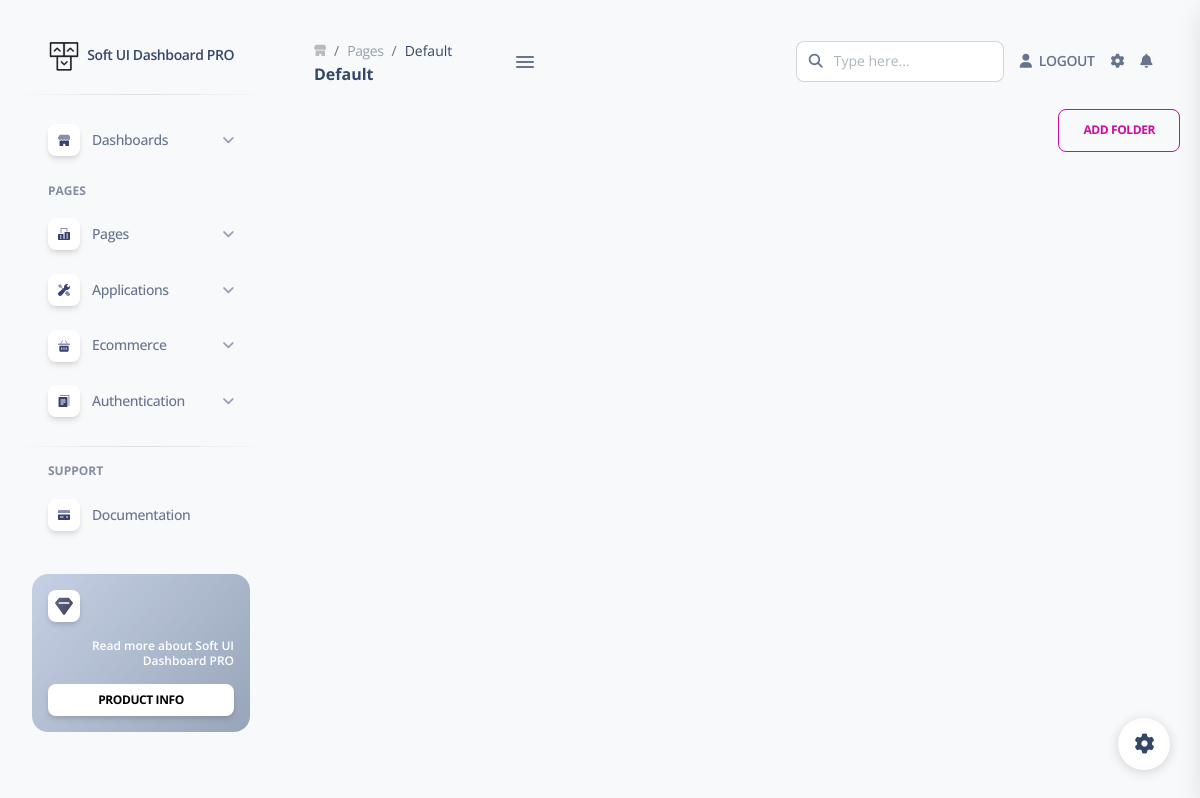
The app's page / (signed in), older data.
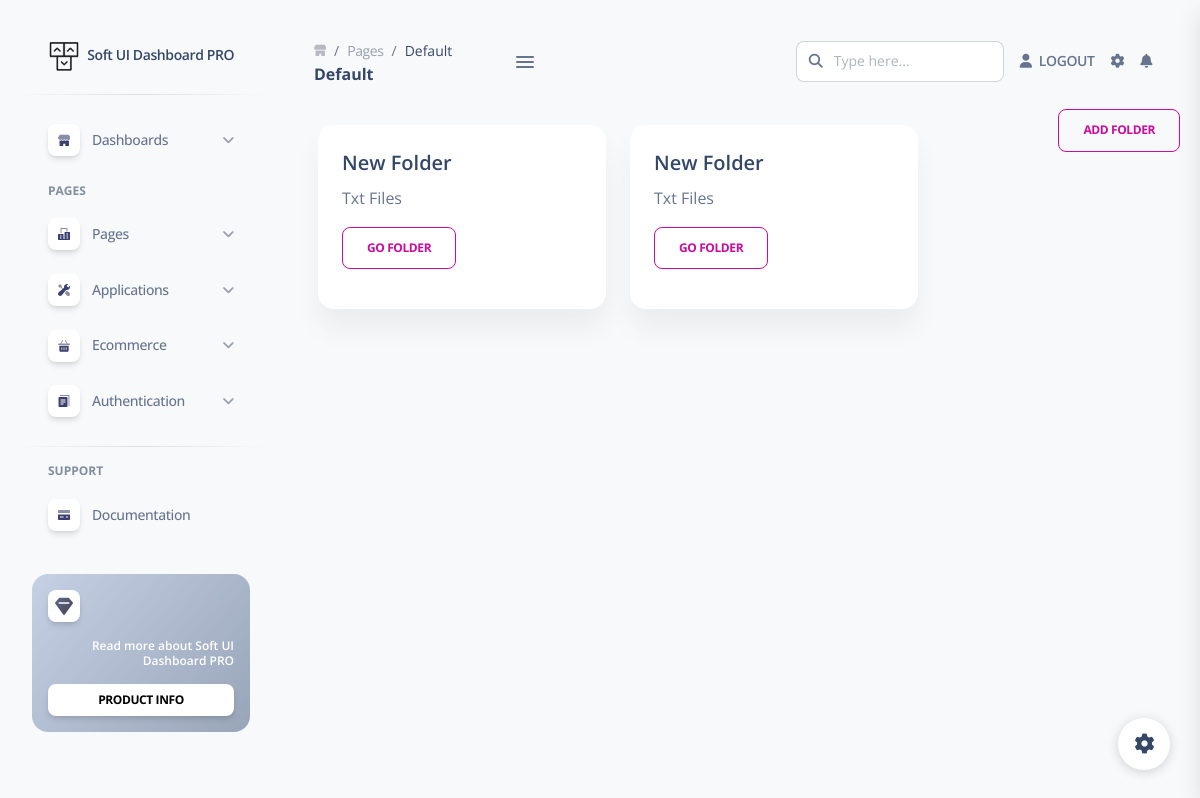
The same page, newer data.
### apps/home/models.py (models this page shows)
class Folder(models.Model):
    foldername = models.CharField(max_length=50)
    folderdesc = models.CharField(max_length=255)
    folderuser = models.ForeignKey(User,on_delete=models.CASCADE)

### apps/home/views.py (the view)
# urls.py: path('', views.index, name='home'),
@login_required(login_url="/login/")
def index(request):
    folder = Folder.objects.filter(folderuser=request.user)
    context = {'folder':folder}
    return render(request,'home/index.html',context)

### apps/templates/home/index.html (shortened to what this page needs)
{% extends 'layouts/base.html' %}
{% block body_class %} g-sidenav-show bg-gray-100 {% endblock %}
{% block content %}
<div style="display: flex; padding: 10px 20px; justify-content: space-between">
  <div class="">
    <div class="container py-3">
      <div class="row">
        {% for i in folder %}
        <div class="col-sm">
          <div class="card" style="width: 18rem">
            <div class="card-body">
              <h5 class="card-title">{{i.foldername}}</h5>
              <p class="card-text">{{i.folderdesc}}</p>
              <a href="{% url 'folder' i.id %}" class="btn btn-outline-primary"
                >Go Folder
              </a>
            </div>
          </div>
        </div>
        {% endfor %}
      </div>
    </div>
  </div>
  <div class="">
    <button
      type="button"
      class="btn btn-outline-primary"
      data-bs-toggle="modal"
      data-bs-target="#exampleModal"
    >
      Add Folder
    </button>
  </div>
</div>
{% endblock content %}

### apps/templates/layouts/base.html (shortened to what this page needs)
<!DOCTYPE html>
<html lang="en">
<head>
  <link href="/static/assets/css/nucleo-icons.css" rel="stylesheet" />
  <link href="/static/assets/css/nucleo-svg.css" rel="stylesheet" />
  <link href="/static/assets/css/nucleo-svg.css" rel="stylesheet" />
  <link id="pagestyle" href="/static/assets/css/soft-ui-dashboard.css?v=1.0.5" rel="stylesheet" />
</head>
<body class="{% block body_class %}{% endblock %}">
  {% include "includes/sidebar.html" %}
  <main class="main-content max-height-vh-100 h-100">
    {% include "includes/navigation.html" %}
    {% block content %}{% endblock content %}
  </main>
  {% include "includes/fixed-plugin.html" %}
</body>
</html>

### apps/templates/includes/sidebar.html (shortened to what this page needs)
  <aside class="sidenav navbar navbar-vertical navbar-expand-xs border-0 border-radius-xl my-3 fixed-start ms-3 " id="sidenav-main">
    <div class="sidenav-header">
      <a class="navbar-brand m-0" href="/">
        <img src="/static/assets/img/logo-ct-dark.png" class="navbar-brand-img h-100" alt="main_logo">
        <span class="ms-1 font-weight-bold">Soft UI Dashboard PRO</span>
      </a>
    </div>
    <hr class="horizontal dark mt-0">
    <div class="collapse navbar-collapse  w-auto h-auto h-100" id="sidenav-collapse-main">
      <ul class="navbar-nav">
        <li class="nav-item">
          <a data-bs-toggle="collapse" href="#dashboardsExamples"
             class="nav-link {% if active_menu == 'dashboard' %} active {% endif %}"
             aria-expanded="{% if active_menu == 'dashboard' %} true {% else %} false {% endif %}"
             aria-controls="dashboardsExamples" role="button">
            <div class="icon icon-shape icon-sm shadow border-radius-md bg-white text-center d-flex align-items-center justify-content-center  me-2">
            </div>
            <span class="nav-link-text ms-1">Dashboards</span>
          </a>
        </li>
        <li class="nav-item mt-3">
          <h6 class="ps-4  ms-2 text-uppercase text-xs font-weight-bolder opacity-6">PAGES</h6>
        </li>
        <li class="nav-item">
          <a data-bs-toggle="collapse" href="#pagesExamples"
            class="nav-link {% if active_menu == 'pages' %} active {% endif %}"
            aria-expanded="{% if active_menu == 'pages' %} true {% else %} false {% endif %}"
            aria-controls="pagesExamples" role="button">
            <div class="icon icon-shape icon-sm shadow border-radius-md bg-white text-center d-flex align-items-center justify-content-center  me-2">
            </div>
            <span class="nav-link-text ms-1">Pages</span>
          </a>
        </li>
        <li class="nav-item">
          <a data-bs-toggle="collapse" href="#applicationsExamples"
             class="nav-link {% if 'applications-' in segment %} active {% endif %}"
             aria-expanded="{% if 'applications-' in segment %} true {% else %} false {% endif %}"
             aria-controls="applicationsExamples" role="button">
            <div class="icon icon-shape icon-sm shadow border-radius-md bg-white text-center d-flex align-items-center justify-content-center  me-2">
            </div>
            <span class="nav-link-text ms-1">Applications</span>
          </a>
        </li>
        <li class="nav-item">
          <a data-bs-toggle="collapse" href="#ecommerceExamples"
             class="nav-link {% if 'ecommerce-' in segment %} active {% endif %}"
             aria-expanded="{% if 'ecommerce-' in segment %} true {% else %} false {% endif %}"
             aria-controls="ecommerceExamples" role="button">
            <div class="icon icon-shape icon-sm shadow border-radius-md bg-white text-center d-flex align-items-center justify-content-center  me-2">
            </div>
            <span class="nav-link-text ms-1">Ecommerce</span>
          </a>
        </li>
        <li class="nav-item">
          <a data-bs-toggle="collapse" href="#authExamples" class="nav-link " aria-controls="authExamples" role="button" aria-expanded="false">
            <div class="icon icon-shape icon-sm shadow border-radius-md bg-white text-center d-flex align-items-center justify-content-center  me-2">
            </div>
            <span class="nav-link-text ms-1">Authentication</span>
          </a>
        </li>
        <li class="nav-item">
          <hr class="horizontal dark" />
          <h6 class="ps-4  ms-2 text-uppercase text-xs font-weight-bolder opacity-6">Support</h6>
        </li>
        <li class="nav-item">
          <a class="nav-link" href="https://docs.appseed.us/products/django-dashboards/soft-ui-dashboard-pro"
             target="_blank">
            <div class="icon icon-shape icon-sm shadow border-radius-md bg-white text-center  me-2 d-flex align-items-center justify-content-center">
            </div>
            <span class="nav-link-text ms-1">Documentation</span>
          </a>
        </li>
      </ul>
    </div>
    <div class="sidenav-footer mx-3 mt-3 pt-3">
      <div class="card card-background shadow-none card-background-mask-secondary" id="sidenavCard">
        <div class="full-background" style="background-image: url('/static/assets/img/curved-images/white-curved.jpeg')"></div>
        <div class="card-body text-start p-3 w-100">
          <div class="icon icon-shape icon-sm bg-white shadow text-center mb-3 d-flex align-items-center justify-content-center border-radius-md">
            <i class="ni ni-diamond text-dark text-gradient text-lg top-0" aria-hidden="true" id="sidenavCardIcon"></i>
          </div>
          <div class="docs-info">
            <p class="text-xs font-weight-bold text-end">Read more about Soft UI Dashboard PRO</p>
            <a href="https://appseed.us/product/django-soft-ui-dashboard-pro"
               target="_blank" class="btn btn-white btn-sm w-100 mb-0">Product Info</a>
          </div>
        </div>
      </div>
    </div>
  </aside>

### apps/templates/includes/navigation.html (shortened to what this page needs)
    <nav class="navbar navbar-main navbar-expand-lg position-sticky mt-4 top-1 px-0 mx-4 shadow-none border-radius-xl z-index-sticky" id="navbarBlur" data-scroll="true">
      <div class="container-fluid py-1 px-3">
        <nav aria-label="breadcrumb">
          <ol class="breadcrumb bg-transparent mb-0 pb-0 pt-1 px-0 me-sm-6 me-5">
            <li class="breadcrumb-item text-sm">
              <a class="opacity-3 text-dark" href="javascript:;">
              </a>
            </li>
            <li class="breadcrumb-item text-sm"><a class="opacity-5 text-dark" href="javascript:;">Pages</a></li>
            <li class="breadcrumb-item text-sm text-dark active" aria-current="page">Default</li>
          </ol>
          <h6 class="font-weight-bolder mb-0">Default</h6>
        </nav>
        <div class="sidenav-toggler sidenav-toggler-inner d-xl-block d-none ">
          <a href="javascript:;" class="nav-link text-body p-0">
            <div class="sidenav-toggler-inner">
              <i class="sidenav-toggler-line"></i>
              <i class="sidenav-toggler-line"></i>
              <i class="sidenav-toggler-line"></i>
            </div>
          </a>
        </div>
        <div class="collapse navbar-collapse mt-sm-0 mt-2 me-md-0 me-sm-4" id="navbar">
          <div class="ms-md-auto pe-md-3 d-flex align-items-center">
            <div class="input-group">
              <span class="input-group-text text-body"><i class="fas fa-search" aria-hidden="true"></i></span>
              <input type="text" class="form-control" placeholder="Type here...">
            </div>
          </div>
          <ul class="navbar-nav  justify-content-end">
            <li class="nav-item d-flex align-items-center">
              <a href="{% url 'logout' %}"
                 class="nav-link text-body font-weight-bold px-0">
                <i class="fa fa-user me-sm-1"></i>
                <span class="d-sm-inline d-none">LOGOUT</span>
              </a>
            </li>
            <li class="nav-item px-3 d-flex align-items-center">
              <a href="javascript:;" class="nav-link text-body p-0">
                <i class="fa fa-cog fixed-plugin-button-nav cursor-pointer"></i>
              </a>
            </li>
            <li class="nav-item dropdown pe-2 d-flex align-items-center">
              <a href="javascript:;" class="nav-link text-body p-0" id="dropdownMenuButton" data-bs-toggle="dropdown" aria-expanded="false">
                <i class="fa fa-bell cursor-pointer"></i>
              </a>
            </li>
          </ul>
        </div>
      </div>
    </nav>

### apps/templates/includes/fixed-plugin.html (shortened to what this page needs)
  <div class="fixed-plugin">
    <a class="fixed-plugin-button text-dark position-fixed px-3 py-2">
      <i class="fa fa-cog py-2"> </i>
    </a>
  </div>

### apps/static/assets/css/nucleo-svg.css (style rules this page uses)
.icon { display: inline-block; color: #111111; height: 1em; width: 1em; }
.icon-sm { height: 0.8em; width: 0.8em; }
.icon { fill: currentColor; stroke: none; }

Row changes from the older to the newer data that the page shows:
added Folder: foldername "New Folder", folderdesc "Txt Files"
added Folder: foldername "New Folder", folderdesc "Txt Files"
